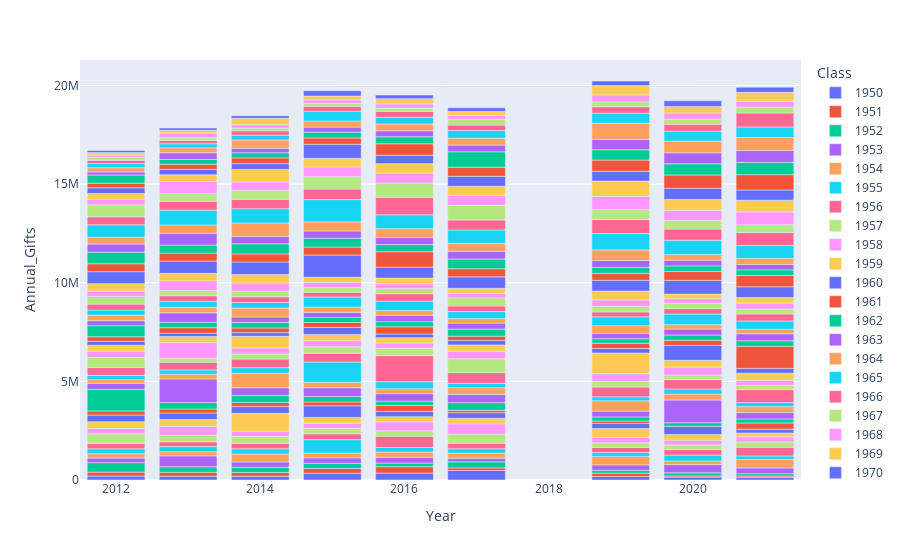

Notebook source saved alongside this figure:
### Code cell
# draw a bar chart with all classYears from 1950 to 2000
classYears = [str(i) for i in range(1950, 2001)]
fig = px.bar(df[df['Class'].isin(classYears)], x="Year", y="Annual_Gifts", color="Class")
fig.show()

### Figure 1 — Plotly figure (JSON) as saved in the notebook; plotly's stock layout.template omitted (floating-point values rounded to 4 significant figures)
{"data": [{"alignmentgroup": "True", "hovertemplate": "Class=1950<br>Year=%{x}<br>Annual_Gifts=%{y}<extra></extra>", "legendgroup": "1950", "marker": {"color": "#636efa", "pattern": {"shape": ""}}, "name": "1950", "offsetgroup": "1950", "orientation": "v", "showlegend": true, "textposition": "auto", "type": "bar", "x": [2021, 2020, 2019, 2017, 2016, 2015, 2014, 2013, 2012], "xaxis": "x", "y": [136016, 151719, 177471, 480601, 350217, 340904, 190304, 195332, 201886], "yaxis": "y"}, {"alignmentgroup": "True", "hovertemplate": "Class=1951<br>Year=%{x}<br>Annual_Gifts=%{y}<extra></extra>", "legendgroup": "1951", "marker": {"color": "#EF553B", "pattern": {"shape": ""}}, "name": "1951", "offsetgroup": "1951", "orientation": "v", "showlegend": true, "textposition": "auto", "type": "bar", "x": [2021, 2020, 2019, 2017, 2016, 2015, 2014, 2013, 2012], "xaxis": "x", "y": [67060, 53059, 166513, 133810, 325063, 240785, 195130, 196792, 197410], "yaxis": "y"}, {"alignmentgroup": "True", "hovertemplate": "Class=1952<br>Year=%{x}<br>Annual_Gifts=%{y}<extra></extra>", "legendgroup": "1952", "marker": {"color": "#00cc96", "pattern": {"shape": ""}}, "name": "1952", "offsetgroup": "1952", "orientation": "v", "showlegend": true, "textposition": "auto", "type": "bar", "x": [2021, 2020, 2019, 2017, 2016, 2015, 2014, 2013, 2012], "xaxis": "x", "y": [119938, 157564, 149258, 307738, 185069, 260146, 259738, 279205, 480574], "yaxis": "y"}, {"alignmentgroup": "True", "hovertemplate": "Class=1953<br>Year=%{x}<br>Annual_Gifts=%{y}<extra></extra>", "legendgroup": "1953", "marker": {"color": "#ab63fa", "pattern": {"shape": ""}}, "name": "1953", "offsetgroup": "1953", "orientation": "v", "showlegend": true, "textposition": "auto", "type": "bar", "x": [2021, 2020, 2019, 2017, 2016, 2015, 2014, 2013, 2012], "xaxis": "x", "y": [290350, 417975, 268928, 180435, 289827, 282039, 268674, 553283, 230978], "yaxis": "y"}, {"alignmentgroup": "True", "hovertemplate": "Class=1954<br>Year=%{x}<br>Annual_Gifts=%{y}<extra></extra>", "legendgroup": "1954", "marker": {"color": "#FFA15A", "pattern": {"shape": ""}}, "name": "1954", "offsetgroup": "1954", "orientation": "v", "showlegend": true, "textposition": "auto", "type": "bar", "x": [2021, 2020, 2019, 2017, 2016, 2015, 2014, 2013, 2012], "xaxis": "x", "y": [430065, 184154, 432346, 259882, 267832, 243757, 399066, 208279, 223478], "yaxis": "y"}, {"alignmentgroup": "True", "hovertemplate": "Class=1955<br>Year=%{x}<br>Annual_Gifts=%{y}<extra></extra>", "legendgroup": "1955", "marker": {"color": "#19d3f3", "pattern": {"shape": ""}}, "name": "1955", "offsetgroup": "1955", "orientation": "v", "showlegend": true, "textposition": "auto", "type": "bar", "x": [2021, 2020, 2019, 2017, 2016, 2015, 2014, 2013, 2012], "xaxis": "x", "y": [174979, 300821, 195494, 219493, 233120, 678949, 268605, 259790, 243577], "yaxis": "y"}, {"alignmentgroup": "True", "hovertemplate": "Class=1956<br>Year=%{x}<br>Annual_Gifts=%{y}<extra></extra>", "legendgroup": "1956", "marker": {"color": "#FF6692", "pattern": {"shape": ""}}, "name": "1956", "offsetgroup": "1956", "orientation": "v", "showlegend": true, "textposition": "auto", "type": "bar", "x": [2021, 2020, 2019, 2017, 2016, 2015, 2014, 2013, 2012], "xaxis": "x", "y": [445232, 273840, 267357, 277400, 563519, 293536, 272858, 248580, 268706], "yaxis": "y"}, {"alignmentgroup": "True", "hovertemplate": "Class=1957<br>Year=%{x}<br>Annual_Gifts=%{y}<extra></extra>", "legendgroup": "1957", "marker": {"color": "#B6E880", "pattern": {"shape": ""}}, "name": "1957", "offsetgroup": "1957", "orientation": "v", "showlegend": true, "textposition": "auto", "type": "bar", "x": [2021, 2020, 2019, 2017, 2016, 2015, 2014, 2013, 2012], "xaxis": "x", "y": [267375, 243290, 227359, 471152, 278438, 279204, 357402, 328057, 496266], "yaxis": "y"}, {"alignmentgroup": "True", "hovertemplate": "Class=1958<br>Year=%{x}<br>Annual_Gifts=%{y}<extra></extra>", "legendgroup": "1958", "marker": {"color": "#FF97FF", "pattern": {"shape": ""}}, "name": "1958", "offsetgroup": "1958", "orientation": "v", "showlegend": true, "textposition": "auto", "type": "bar", "x": [2021, 2020, 2019, 2017, 2016, 2015, 2014, 2013, 2012], "xaxis": "x", "y": [264950, 232827, 274718, 512875, 454323, 263437, 266814, 450319, 268567], "yaxis": "y"}, {"alignmentgroup": "True", "hovertemplate": "Class=1959<br>Year=%{x}<br>Annual_Gifts=%{y}<extra></extra>", "legendgroup": "1959", "marker": {"color": "#FECB52", "pattern": {"shape": ""}}, "name": "1959", "offsetgroup": "1959", "orientation": "v", "showlegend": true, "textposition": "auto", "type": "bar", "x": [2021, 2020, 2019, 2017, 2016, 2015, 2014, 2013, 2012], "xaxis": "x", "y": [181943, 285248, 450549, 282086, 265054, 288952, 900812, 344721, 340368], "yaxis": "y"}, {"alignmentgroup": "True", "hovertemplate": "Class=1960<br>Year=%{x}<br>Annual_Gifts=%{y}<extra></extra>", "legendgroup": "1960", "marker": {"color": "#636efa", "pattern": {"shape": ""}}, "name": "1960", "offsetgroup": "1960", "orientation": "v", "showlegend": true, "textposition": "auto", "type": "bar", "x": [2021, 2020, 2019, 2017, 2016, 2015, 2014, 2013, 2012], "xaxis": "x", "y": [197530, 417933, 258374, 288486, 268399, 587858, 341240, 333877, 340807], "yaxis": "y"}, {"alignmentgroup": "True", "hovertemplate": "Class=1961<br>Year=%{x}<br>Annual_Gifts=%{y}<extra></extra>", "legendgroup": "1961", "marker": {"color": "#EF553B", "pattern": {"shape": ""}}, "name": "1961", "offsetgroup": "1961", "orientation": "v", "showlegend": true, "textposition": "auto", "type": "bar", "x": [2021, 2019, 2017, 2016, 2015, 2014, 2013, 2012], "xaxis": "x", "y": [313400, 118591, 116445, 292425, 198109, 211800, 205015, 208448], "yaxis": "y"}, {"alignmentgroup": "True", "hovertemplate": "Class=1962<br>Year=%{x}<br>Annual_Gifts=%{y}<extra></extra>", "legendgroup": "1962", "marker": {"color": "#00cc96", "pattern": {"shape": ""}}, "name": "1962", "offsetgroup": "1962", "orientation": "v", "showlegend": true, "textposition": "auto", "type": "bar", "x": [2021, 2020, 2019, 2017, 2016, 2015, 2014, 2013, 2012], "xaxis": "x", "y": [207533, 184485, 212841, 388895, 219671, 278824, 345794, 321725, 1091095], "yaxis": "y"}, {"alignmentgroup": "True", "hovertemplate": "Class=1963<br>Year=%{x}<br>Annual_Gifts=%{y}<extra></extra>", "legendgroup": "1963", "marker": {"color": "#ab63fa", "pattern": {"shape": ""}}, "name": "1963", "offsetgroup": "1963", "orientation": "v", "showlegend": true, "textposition": "auto", "type": "bar", "x": [2021, 2020, 2019, 2017, 2016, 2015, 2014, 2013, 2012], "xaxis": "x", "y": [321995, 1153153, 292869, 412929, 385314, 436764, 399723, 1198284, 307849], "yaxis": "y"}, {"alignmentgroup": "True", "hovertemplate": "Class=1964<br>Year=%{x}<br>Annual_Gifts=%{y}<extra></extra>", "legendgroup": "1964", "marker": {"color": "#FFA15A", "pattern": {"shape": ""}}, "name": "1964", "offsetgroup": "1964", "orientation": "v", "showlegend": true, "textposition": "auto", "type": "bar", "x": [2021, 2020, 2019, 2017, 2016, 2015, 2014, 2013, 2012], "xaxis": "x", "y": [301505, 299719, 524458, 347307, 246365, 280594, 731303, 239191, 183713], "yaxis": "y"}, {"alignmentgroup": "True", "hovertemplate": "Class=1965<br>Year=%{x}<br>Annual_Gifts=%{y}<extra></extra>", "legendgroup": "1965", "marker": {"color": "#19d3f3", "pattern": {"shape": ""}}, "name": "1965", "offsetgroup": "1965", "orientation": "v", "showlegend": true, "textposition": "auto", "type": "bar", "x": [2021, 2020, 2019, 2017, 2016, 2015, 2014, 2013, 2012], "xaxis": "x", "y": [205213, 257505, 198725, 223648, 356368, 1028459, 283090, 217252, 221276], "yaxis": "y"}, {"alignmentgroup": "True", "hovertemplate": "Class=1966<br>Year=%{x}<br>Annual_Gifts=%{y}<extra></extra>", "legendgroup": "1966", "marker": {"color": "#FF6692", "pattern": {"shape": ""}}, "name": "1966", "offsetgroup": "1966", "orientation": "v", "showlegend": true, "textposition": "auto", "type": "bar", "x": [2021, 2020, 2019, 2017, 2016, 2015, 2014, 2013, 2012], "xaxis": "x", "y": [653465, 474048, 493704, 537588, 1321601, 435579, 441008, 386460, 396598], "yaxis": "y"}, {"alignmentgroup": "True", "hovertemplate": "Class=1967<br>Year=%{x}<br>Annual_Gifts=%{y}<extra></extra>", "legendgroup": "1967", "marker": {"color": "#B6E880", "pattern": {"shape": ""}}, "name": "1967", "offsetgroup": "1967", "orientation": "v", "showlegend": true, "textposition": "auto", "type": "bar", "x": [2021, 2020, 2019, 2017, 2016, 2015, 2014, 2013, 2012], "xaxis": "x", "y": [219433, 238383, 290781, 701194, 382328, 330747, 254509, 205474, 523847], "yaxis": "y"}, {"alignmentgroup": "True", "hovertemplate": "Class=1968<br>Year=%{x}<br>Annual_Gifts=%{y}<extra></extra>", "legendgroup": "1968", "marker": {"color": "#FF97FF", "pattern": {"shape": ""}}, "name": "1968", "offsetgroup": "1968", "orientation": "v", "showlegend": true, "textposition": "auto", "type": "bar", "x": [2021, 2020, 2019, 2017, 2016, 2015, 2014, 2013, 2012], "xaxis": "x", "y": [258793, 400568, 386893, 382667, 259459, 309660, 310873, 796804, 307922], "yaxis": "y"}, {"alignmentgroup": "True", "hovertemplate": "Class=1969<br>Year=%{x}<br>Annual_Gifts=%{y}<extra></extra>", "legendgroup": "1969", "marker": {"color": "#FECB52", "pattern": {"shape": ""}}, "name": "1969", "offsetgroup": "1969", "orientation": "v", "showlegend": true, "textposition": "auto", "type": "bar", "x": [2021, 2020, 2019, 2017, 2016, 2015, 2014, 2013, 2012], "xaxis": "x", "y": [357636, 339687, 1051666, 324172, 269742, 320806, 583727, 308579, 300933], "yaxis": "y"}, {"alignmentgroup": "True", "hovertemplate": "Class=1970<br>Year=%{x}<br>Annual_Gifts=%{y}<extra></extra>", "legendgroup": "1970", "marker": {"color": "#636efa", "pattern": {"shape": ""}}, "name": "1970", "offsetgroup": "1970", "orientation": "v", "showlegend": true, "textposition": "auto", "type": "bar", "x": [2021, 2020, 2019, 2017, 2016, 2015, 2014, 2013, 2012], "xaxis": "x", "y": [243606, 754109, 228534, 226223, 187242, 360288, 190465, 164985, 197128], "yaxis": "y"}, {"alignmentgroup": "True", "hovertemplate": "Class=1971<br>Year=%{x}<br>Annual_Gifts=%{y}<extra></extra>", "legendgroup": "1971", "marker": {"color": "#EF553B", "pattern": {"shape": ""}}, "name": "1971", "offsetgroup": "1971", "orientation": "v", "showlegend": true, "textposition": "auto", "type": "bar", "x": [2021, 2020, 2019, 2017, 2016, 2015, 2014, 2013, 2012], "xaxis": "x", "y": [1120225, 260750, 259005, 215920, 365833, 247784, 237968, 279200, 232332], "yaxis": "y"}, {"alignmentgroup": "True", "hovertemplate": "Class=1972<br>Year=%{x}<br>Annual_Gifts=%{y}<extra></extra>", "legendgroup": "1972", "marker": {"color": "#00cc96", "pattern": {"shape": ""}}, "name": "1972", "offsetgroup": "1972", "orientation": "v", "showlegend": true, "textposition": "auto", "type": "bar", "x": [2021, 2020, 2019, 2017, 2016, 2015, 2014, 2013, 2012], "xaxis": "x", "y": [279353, 268855, 234832, 357845, 259951, 253044, 281033, 277562, 556264], "yaxis": "y"}, {"alignmentgroup": "True", "hovertemplate": "Class=1973<br>Year=%{x}<br>Annual_Gifts=%{y}<extra></extra>", "legendgroup": "1973", "marker": {"color": "#ab63fa", "pattern": {"shape": ""}}, "name": "1973", "offsetgroup": "1973", "orientation": "v", "showlegend": true, "textposition": "auto", "type": "bar", "x": [2021, 2020, 2019, 2017, 2016, 2015, 2014, 2013, 2012], "xaxis": "x", "y": [354507, 302946, 268033, 305105, 319535, 257547, 275646, 480034, 261092], "yaxis": "y"}, {"alignmentgroup": "True", "hovertemplate": "Class=1974<br>Year=%{x}<br>Annual_Gifts=%{y}<extra></extra>", "legendgroup": "1974", "marker": {"color": "#FFA15A", "pattern": {"shape": ""}}, "name": "1974", "offsetgroup": "1974", "orientation": "v", "showlegend": true, "textposition": "auto", "type": "bar", "x": [2021, 2020, 2019, 2017, 2016, 2015, 2014, 2013, 2012], "xaxis": "x", "y": [229199, 217687, 390145, 231938, 251250, 267028, 451297, 275705, 278230], "yaxis": "y"}, {"alignmentgroup": "True", "hovertemplate": "Class=1975<br>Year=%{x}<br>Annual_Gifts=%{y}<extra></extra>", "legendgroup": "1975", "marker": {"color": "#19d3f3", "pattern": {"shape": ""}}, "name": "1975", "offsetgroup": "1975", "orientation": "v", "showlegend": true, "textposition": "auto", "type": "bar", "x": [2021, 2020, 2019, 2017, 2016, 2015, 2014, 2013, 2012], "xaxis": "x", "y": [424122, 543339, 450066, 351865, 470282, 513968, 281096, 309275, 256630], "yaxis": "y"}, {"alignmentgroup": "True", "hovertemplate": "Class=1976<br>Year=%{x}<br>Annual_Gifts=%{y}<extra></extra>", "legendgroup": "1976", "marker": {"color": "#FF6692", "pattern": {"shape": ""}}, "name": "1976", "offsetgroup": "1976", "orientation": "v", "showlegend": true, "textposition": "auto", "type": "bar", "x": [2021, 2020, 2019, 2017, 2016, 2015, 2014, 2013, 2012], "xaxis": "x", "y": [350634, 272973, 249510, 288150, 371616, 233599, 287561, 274009, 299875], "yaxis": "y"}, {"alignmentgroup": "True", "hovertemplate": "Class=1977<br>Year=%{x}<br>Annual_Gifts=%{y}<extra></extra>", "legendgroup": "1977", "marker": {"color": "#B6E880", "pattern": {"shape": ""}}, "name": "1977", "offsetgroup": "1977", "orientation": "v", "showlegend": true, "textposition": "auto", "type": "bar", "x": [2021, 2020, 2019, 2017, 2016, 2015, 2014, 2013, 2012], "xaxis": "x", "y": [246904, 272419, 281591, 402873, 269856, 242798, 284108, 269741, 389983], "yaxis": "y"}, {"alignmentgroup": "True", "hovertemplate": "Class=1978<br>Year=%{x}<br>Annual_Gifts=%{y}<extra></extra>", "legendgroup": "1978", "marker": {"color": "#FF97FF", "pattern": {"shape": ""}}, "name": "1978", "offsetgroup": "1978", "orientation": "v", "showlegend": true, "textposition": "auto", "type": "bar", "x": [2021, 2020, 2019, 2017, 2016, 2015, 2014, 2013, 2012], "xaxis": "x", "y": [303164, 230106, 330780, 234986, 244225, 254210, 418329, 495287, 267572], "yaxis": "y"}, {"alignmentgroup": "True", "hovertemplate": "Class=1979<br>Year=%{x}<br>Annual_Gifts=%{y}<extra></extra>", "legendgroup": "1979", "marker": {"color": "#FECB52", "pattern": {"shape": ""}}, "name": "1979", "offsetgroup": "1979", "orientation": "v", "showlegend": true, "textposition": "auto", "type": "bar", "x": [2021, 2020, 2019, 2017, 2016, 2015, 2014, 2013, 2012], "xaxis": "x", "y": [278992, 237485, 446949, 252577, 283701, 270507, 421308, 373343, 377700], "yaxis": "y"}, {"alignmentgroup": "True", "hovertemplate": "Class=1980<br>Year=%{x}<br>Annual_Gifts=%{y}<extra></extra>", "legendgroup": "1980", "marker": {"color": "#636efa", "pattern": {"shape": ""}}, "name": "1980", "offsetgroup": "1980", "orientation": "v", "showlegend": true, "textposition": "auto", "type": "bar", "x": [2021, 2020, 2019, 2017, 2016, 2015, 2014, 2013, 2012], "xaxis": "x", "y": [551580, 691371, 546071, 581905, 554328, 1122599, 640237, 622051, 609516], "yaxis": "y"}, {"alignmentgroup": "True", "hovertemplate": "Class=1981<br>Year=%{x}<br>Annual_Gifts=%{y}<extra></extra>", "legendgroup": "1981", "marker": {"color": "#EF553B", "pattern": {"shape": ""}}, "name": "1981", "offsetgroup": "1981", "orientation": "v", "showlegend": true, "textposition": "auto", "type": "bar", "x": [2021, 2020, 2019, 2017, 2016, 2015, 2014, 2013, 2012], "xaxis": "x", "y": [577132, 463391, 352339, 410945, 782535, 405251, 409191, 403292, 397782], "yaxis": "y"}, {"alignmentgroup": "True", "hovertemplate": "Class=1982<br>Year=%{x}<br>Annual_Gifts=%{y}<extra></extra>", "legendgroup": "1982", "marker": {"color": "#00cc96", "pattern": {"shape": ""}}, "name": "1982", "offsetgroup": "1982", "orientation": "v", "showlegend": true, "textposition": "auto", "type": "bar", "x": [2021, 2020, 2019, 2017, 2016, 2015, 2014, 2013, 2012], "xaxis": "x", "y": [277069, 272338, 300598, 496115, 361492, 451342, 509165, 408827, 592367], "yaxis": "y"}, {"alignmentgroup": "True", "hovertemplate": "Class=1983<br>Year=%{x}<br>Annual_Gifts=%{y}<extra></extra>", "legendgroup": "1983", "marker": {"color": "#ab63fa", "pattern": {"shape": ""}}, "name": "1983", "offsetgroup": "1983", "orientation": "v", "showlegend": true, "textposition": "auto", "type": "bar", "x": [2021, 2020, 2019, 2017, 2016, 2015, 2014, 2013, 2012], "xaxis": "x", "y": [277571, 290114, 348859, 395293, 364636, 367256, 377898, 594044, 412026], "yaxis": "y"}, {"alignmentgroup": "True", "hovertemplate": "Class=1984<br>Year=%{x}<br>Annual_Gifts=%{y}<extra></extra>", "legendgroup": "1984", "marker": {"color": "#FFA15A", "pattern": {"shape": ""}}, "name": "1984", "offsetgroup": "1984", "orientation": "v", "showlegend": true, "textposition": "auto", "type": "bar", "x": [2021, 2020, 2019, 2017, 2016, 2015, 2014, 2013, 2012], "xaxis": "x", "y": [312282, 287621, 540751, 398263, 440473, 460052, 682237, 423831, 341568], "yaxis": "y"}, {"alignmentgroup": "True", "hovertemplate": "Class=1985<br>Year=%{x}<br>Annual_Gifts=%{y}<extra></extra>", "legendgroup": "1985", "marker": {"color": "#19d3f3", "pattern": {"shape": ""}}, "name": "1985", "offsetgroup": "1985", "orientation": "v", "showlegend": true, "textposition": "auto", "type": "bar", "x": [2021, 2020, 2019, 2017, 2016, 2015, 2014, 2013, 2012], "xaxis": "x", "y": [643339, 725052, 825034, 676669, 702080, 1129301, 724068, 750976, 631255], "yaxis": "y"}, {"alignmentgroup": "True", "hovertemplate": "Class=1986<br>Year=%{x}<br>Annual_Gifts=%{y}<extra></extra>", "legendgroup": "1986", "marker": {"color": "#FF6692", "pattern": {"shape": ""}}, "name": "1986", "offsetgroup": "1986", "orientation": "v", "showlegend": true, "textposition": "auto", "type": "bar", "x": [2021, 2020, 2019, 2017, 2016, 2015, 2014, 2013, 2012], "xaxis": "x", "y": [658592, 566355, 707079, 506159, 886226, 533361, 478096, 439676, 409183], "yaxis": "y"}, {"alignmentgroup": "True", "hovertemplate": "Class=1987<br>Year=%{x}<br>Annual_Gifts=%{y}<extra></extra>", "legendgroup": "1987", "marker": {"color": "#B6E880", "pattern": {"shape": ""}}, "name": "1987", "offsetgroup": "1987", "orientation": "v", "showlegend": true, "textposition": "auto", "type": "bar", "x": [2021, 2020, 2019, 2017, 2016, 2015, 2014, 2013, 2012], "xaxis": "x", "y": [401178, 434271, 507218, 742054, 729435, 627826, 452785, 397132, 604761], "yaxis": "y"}, {"alignmentgroup": "True", "hovertemplate": "Class=1988<br>Year=%{x}<br>Annual_Gifts=%{y}<extra></extra>", "legendgroup": "1988", "marker": {"color": "#FF97FF", "pattern": {"shape": ""}}, "name": "1988", "offsetgroup": "1988", "orientation": "v", "showlegend": true, "textposition": "auto", "type": "bar", "x": [2021, 2020, 2019, 2017, 2016, 2015, 2014, 2013, 2012], "xaxis": "x", "y": [641385, 519404, 676429, 503956, 502400, 491836, 422635, 615750, 273532], "yaxis": "y"}, {"alignmentgroup": "True", "hovertemplate": "Class=1989<br>Year=%{x}<br>Annual_Gifts=%{y}<extra></extra>", "legendgroup": "1989", "marker": {"color": "#FECB52", "pattern": {"shape": ""}}, "name": "1989", "offsetgroup": "1989", "orientation": "v", "showlegend": true, "textposition": "auto", "type": "bar", "x": [2021, 2020, 2019, 2017, 2016, 2015, 2014, 2013, 2012], "xaxis": "x", "y": [597656, 547215, 771743, 463911, 475578, 439039, 638300, 340971, 295031], "yaxis": "y"}, {"alignmentgroup": "True", "hovertemplate": "Class=1990<br>Year=%{x}<br>Annual_Gifts=%{y}<extra></extra>", "legendgroup": "1990", "marker": {"color": "#636efa", "pattern": {"shape": ""}}, "name": "1990", "offsetgroup": "1990", "orientation": "v", "showlegend": true, "textposition": "auto", "type": "bar", "x": [2021, 2020, 2019, 2017, 2016, 2015, 2014, 2013, 2012], "xaxis": "x", "y": [519307, 564180, 495799, 502069, 423497, 711666, 289098, 270518, 296589], "yaxis": "y"}, {"alignmentgroup": "True", "hovertemplate": "Class=1991<br>Year=%{x}<br>Annual_Gifts=%{y}<extra></extra>", "legendgroup": "1991", "marker": {"color": "#EF553B", "pattern": {"shape": ""}}, "name": "1991", "offsetgroup": "1991", "orientation": "v", "showlegend": true, "textposition": "auto", "type": "bar", "x": [2021, 2020, 2019, 2017, 2016, 2015, 2014, 2013, 2012], "xaxis": "x", "y": [777110, 673820, 567202, 463540, 584279, 320766, 293150, 259021, 231726], "yaxis": "y"}, {"alignmentgroup": "True", "hovertemplate": "Class=1992<br>Year=%{x}<br>Annual_Gifts=%{y}<extra></extra>", "legendgroup": "1992", "marker": {"color": "#00cc96", "pattern": {"shape": ""}}, "name": "1992", "offsetgroup": "1992", "orientation": "v", "showlegend": true, "textposition": "auto", "type": "bar", "x": [2021, 2020, 2019, 2017, 2016, 2015, 2014, 2013, 2012], "xaxis": "x", "y": [623089, 564950, 520391, 781331, 352236, 287325, 259075, 244604, 414176], "yaxis": "y"}, {"alignmentgroup": "True", "hovertemplate": "Class=1993<br>Year=%{x}<br>Annual_Gifts=%{y}<extra></extra>", "legendgroup": "1993", "marker": {"color": "#ab63fa", "pattern": {"shape": ""}}, "name": "1993", "offsetgroup": "1993", "orientation": "v", "showlegend": true, "textposition": "auto", "type": "bar", "x": [2021, 2020, 2019, 2017, 2016, 2015, 2014, 2013, 2012], "xaxis": "x", "y": [597884, 559421, 536379, 341179, 305326, 261786, 228218, 343352, 157239], "yaxis": "y"}, {"alignmentgroup": "True", "hovertemplate": "Class=1994<br>Year=%{x}<br>Annual_Gifts=%{y}<extra></extra>", "legendgroup": "1994", "marker": {"color": "#FFA15A", "pattern": {"shape": ""}}, "name": "1994", "offsetgroup": "1994", "orientation": "v", "showlegend": true, "textposition": "auto", "type": "bar", "x": [2021, 2020, 2019, 2017, 2016, 2015, 2014, 2013, 2012], "xaxis": "x", "y": [658752, 590247, 805599, 349764, 346595, 310552, 422180, 250648, 212731], "yaxis": "y"}, {"alignmentgroup": "True", "hovertemplate": "Class=1995<br>Year=%{x}<br>Annual_Gifts=%{y}<extra></extra>", "legendgroup": "1995", "marker": {"color": "#19d3f3", "pattern": {"shape": ""}}, "name": "1995", "offsetgroup": "1995", "orientation": "v", "showlegend": true, "textposition": "auto", "type": "bar", "x": [2021, 2020, 2019, 2017, 2016, 2015, 2014, 2013, 2012], "xaxis": "x", "y": [538342, 507020, 516162, 386491, 338183, 485039, 238880, 204330, 212306], "yaxis": "y"}, {"alignmentgroup": "True", "hovertemplate": "Class=1996<br>Year=%{x}<br>Annual_Gifts=%{y}<extra></extra>", "legendgroup": "1996", "marker": {"color": "#FF6692", "pattern": {"shape": ""}}, "name": "1996", "offsetgroup": "1996", "orientation": "v", "showlegend": true, "textposition": "auto", "type": "bar", "x": [2021, 2020, 2019, 2017, 2016, 2015, 2014, 2013, 2012], "xaxis": "x", "y": [710195, 351658, 323570, 275461, 302108, 255823, 225842, 168523, 160636], "yaxis": "y"}, {"alignmentgroup": "True", "hovertemplate": "Class=1997<br>Year=%{x}<br>Annual_Gifts=%{y}<extra></extra>", "legendgroup": "1997", "marker": {"color": "#B6E880", "pattern": {"shape": ""}}, "name": "1997", "offsetgroup": "1997", "orientation": "v", "showlegend": true, "textposition": "auto", "type": "bar", "x": [2021, 2020, 2019, 2017, 2016, 2015, 2014, 2013, 2012], "xaxis": "x", "y": [296677, 258188, 255677, 283464, 162941, 145371, 137211, 134567, 159681], "yaxis": "y"}, {"alignmentgroup": "True", "hovertemplate": "Class=1998<br>Year=%{x}<br>Annual_Gifts=%{y}<extra></extra>", "legendgroup": "1998", "marker": {"color": "#FF97FF", "pattern": {"shape": ""}}, "name": "1998", "offsetgroup": "1998", "orientation": "v", "showlegend": true, "textposition": "auto", "type": "bar", "x": [2021, 2020, 2019, 2017, 2016, 2015, 2014, 2013, 2012], "xaxis": "x", "y": [296028, 315066, 346060, 205552, 212615, 185747, 168339, 233676, 108980], "yaxis": "y"}, {"alignmentgroup": "True", "hovertemplate": "Class=1999<br>Year=%{x}<br>Annual_Gifts=%{y}<extra></extra>", "legendgroup": "1999", "marker": {"color": "#FECB52", "pattern": {"shape": ""}}, "name": "1999", "offsetgroup": "1999", "orientation": "v", "showlegend": true, "textposition": "auto", "type": "bar", "x": [2021, 2020, 2019, 2017, 2016, 2015, 2014, 2013, 2012], "xaxis": "x", "y": [452459, 328369, 473300, 202547, 267357, 190447, 324789, 145566, 123595], "yaxis": "y"}, {"alignmentgroup": "True", "hovertemplate": "Class=2000<br>Year=%{x}<br>Annual_Gifts=%{y}<extra></extra>", "legendgroup": "2000", "marker": {"color": "#636efa", "pattern": {"shape": ""}}, "name": "2000", "offsetgroup": "2000", "orientation": "v", "showlegend": true, "textposition": "auto", "type": "bar", "x": [2021, 2020, 2019, 2017, 2016, 2015, 2014, 2013, 2012], "xaxis": "x", "y": [261244, 284330, 231529, 187595, 183077, 269962, 133111, 113511, 105730], "yaxis": "y"}], "layout": {"barmode": "relative", "legend": {"title": {"text": "Class"}, "tracegroupgap": 0}, "margin": {"t": 60}, "xaxis": {"anchor": "y", "domain": [0, 1], "title": {"text": "Year"}}, "yaxis": {"anchor": "x", "domain": [0, 1], "title": {"text": "Annual_Gifts"}}}}
